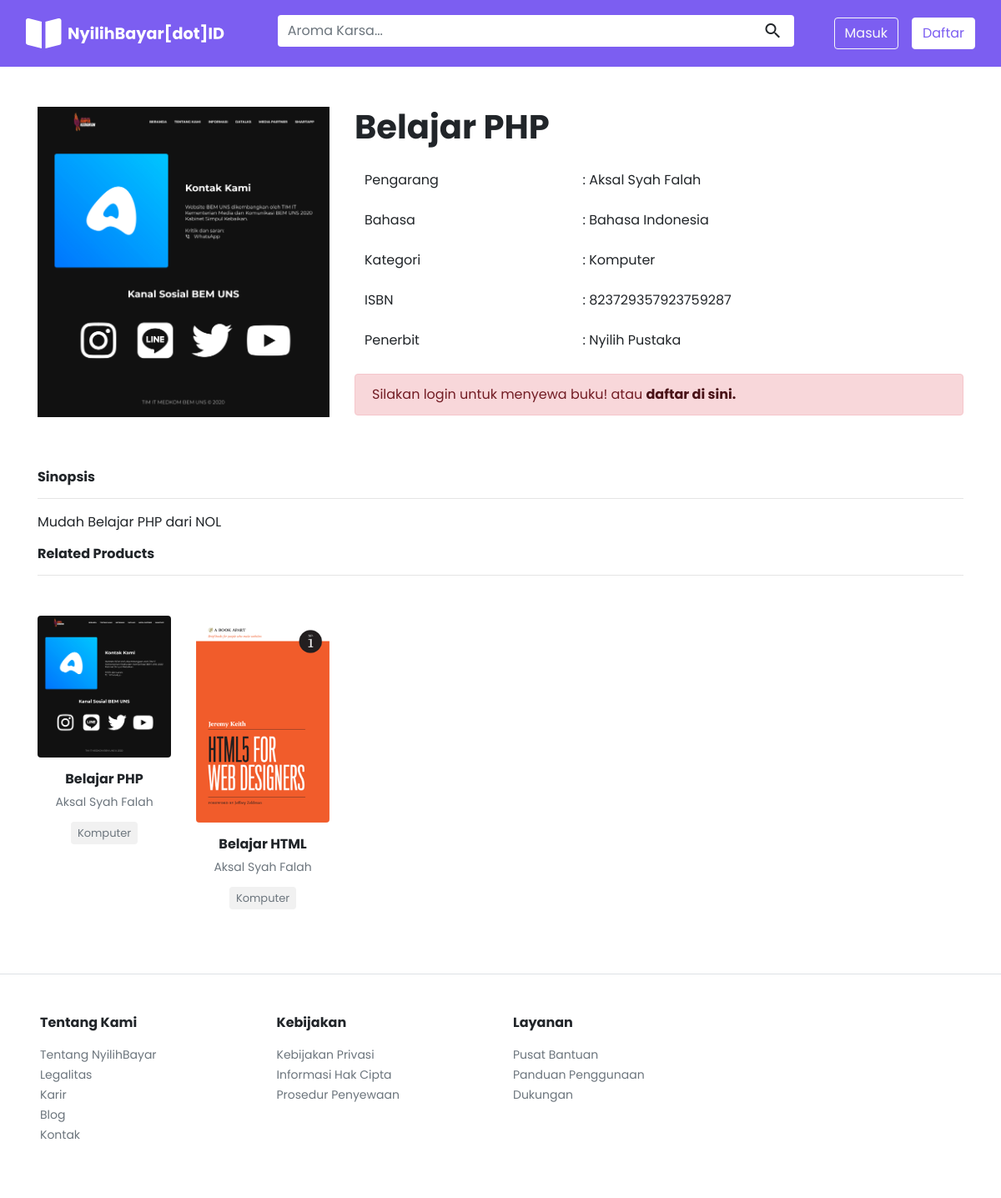
The app's page /detail_buku.php?idbuku=B2101001 with its own data.
### tables this page shows
CREATE TABLE `tb_buku` (
  `buku_id` char(8) NOT NULL,
  `buku_judul` varchar(256) NOT NULL,
  `buku_isbn` varchar(18) NOT NULL,
  `kategori_id` char(8) NOT NULL,
  `pengarang_id` char(8) NOT NULL,
  `penerbit_id` char(8) NOT NULL,
  `bahasa_id` char(8) NOT NULL,
  `buku_tahun_terbit` year(4) NOT NULL,
  `buku_sinopsis` text NOT NULL,
  `buku_cover` varchar(24) NOT NULL,
  `buku_status` int(1) NOT NULL
);

CREATE TABLE `tb_pengarang` (
  `pengarang_id` char(8) NOT NULL,
  `pengarang_nama` varchar(32) NOT NULL
);

CREATE TABLE `tb_bahasa` (
  `bahasa_id` char(8) NOT NULL,
  `bahasa_nama` varchar(16) NOT NULL
);

CREATE TABLE `tb_kategori` (
  `kategori_id` char(8) NOT NULL,
  `kategori_nama` varchar(16) NOT NULL
);

CREATE TABLE `tb_penerbit` (
  `penerbit_id` char(8) NOT NULL,
  `penerbit_nama` varchar(32) NOT NULL,
  `penerbit_kota` varchar(16) NOT NULL
);

### detail_buku.php (the view, shortened to what this page needs)
<?php if (isset($_GET['idbuku'])):?>
<?php if ($_GET['idbuku'] != ""):?>
<?php
    require 'templates\header.php';
    require 'modules\koneksi.php';
    $idbuku= $_GET['idbuku'];
    $sql="SELECT * FROM tb_buku WHERE buku_id='$idbuku'";
    $result = mysqli_query($conn, $sql);
    $idkategoriforrelated = "";
    $idpaket = "";
?>
<?php if (mysqli_num_rows($result) > 0):?>
<?php while($row = mysqli_fetch_assoc($result)): ?>
<div class="container">
    <div class="row pt-5 pb-5">
        <div class="col-md-4">
            <img class="img-fluid" src="assets/img/books/<?php echo $row['buku_cover']; ?>">
        </div>
        <div class="col-md-8">
            <h1 class="mb-3"><?php echo $row['buku_judul'] ?></h1>
            <table class="table table-borderless">
                <tr>
                    <td>Pengarang</td>
                    <td>:
                        <?php
                        $bukupengarangid = $row['pengarang_id'];
                        $sqlpengarang = "SELECT pengarang_nama FROM tb_pengarang WHERE pengarang_id='$bukupengarangid'";
                        $namapengarang = mysqli_fetch_assoc(mysqli_query($conn, $sqlpengarang));
                        echo $namapengarang['pengarang_nama'];
                        ?>
                    </td>
                </tr>
                <tr>
                    <td>Bahasa</td>
                    <td>:
                        <?php
                        $bahasabuku = $row['bahasa_id'];
                        $sqlbahasa = "SELECT bahasa_nama FROM tb_bahasa WHERE bahasa_id='$bahasabuku'";
                        $namabahasa = mysqli_fetch_assoc(mysqli_query($conn, $sqlbahasa));
                        echo $namabahasa['bahasa_nama'];
                        ?>
                    </td>
                </tr>
                <tr>
                    <td>Kategori</td>
                    <td>:
                        <?php
                         $kategoriid = $row['kategori_id'];
                         $idkategoriforrelated = $row['kategori_id'];
                         $sqlkategori = "SELECT kategori_nama FROM tb_kategori WHERE kategori_id='$kategoriid'";
                         $namakategori = mysqli_fetch_assoc(mysqli_query($conn, $sqlkategori));
                         echo $namakategori['kategori_nama'];
                        ?>
                    </td>
                </tr>
                <tr>
                    <td>ISBN</td>
                    <td>:
                        <?php echo $row['buku_isbn'] ?>
                    </td>
                </tr>
                <tr>
                    <td>Penerbit</td>
                    <td>:
                        <?php
                         $penerbitbuku = $row['penerbit_id'];
                         $sqlpenerbit = "SELECT penerbit_nama FROM tb_penerbit WHERE penerbit_id='$penerbitbuku'";
                         $namapenerbit = mysqli_fetch_assoc(mysqli_query($conn, $sqlpenerbit));
                         echo $namapenerbit['penerbit_nama'];
                        ?>
                    </td>
                </tr>
            </table>
            <?php if(isset($_SESSION['idpenyewa'])): ?>
            <?php if(mysqli_num_rows(mysqli_query($conn, $sql_cek_transaksi)) > 0 ): ?>
            <form action="detail_transaksi.php" method="POST" class="float-right">
                <input type="hidden" name="transaksi_id" value="<?php echo $get_transaksi['transaksi_id']; ?>">
                <button type="submit" class="btn-primary btn">Lihat Detail Transaksi</button>
            </form>
            <?php else: ?>
            <form action="modules/sewa.php" method="POST" class="float-right">
                <input type="hidden" name="idpenyewa" value="<?php echo $_SESSION['idpenyewa']?>">
                <input type="hidden" name="idbuku" value="<?php echo $idbuku; ?>">
                <input type="hidden" name="idpaket" value="<?php echo $idpaket; ?>">
                <button type="submit" class="btn-primary btn">Sewa</button>
            </form>
            <?php endif; ?>
            <?php else: ?>
            <div class="alert alert-danger">Silakan login untuk menyewa buku! atau <a href="pendaftaran/index.php" class="alert-link">daftar di sini.</a></div>
            <?php endif; ?>
        </div>
    </div>
    <h6>Sinopsis</h6>
    <hr>
    <p class="mb-8"><?php echo $row['buku_sinopsis']; ?></p>
    <h6>Related Products</h6>
    <hr>
</div>
<?php endwhile; ?>
<?php endif; ?>
<?php
    $sqlrelated = "SELECT buku_id, buku_judul, pengarang_id, kategori_id, buku_cover FROM tb_buku WHERE kategori_id='$idkategoriforrelated'";
    require 'templates\related-products.php';
    require 'templates\footer.php';
?>
<?php
else:
    header('Location:index.php ');
endif; ?>
<?php
else:
    header('Location:index.php ');
endif; ?>

### templates/related-products.php
<?php
    $resultrelated = mysqli_query($conn, $sqlrelated);
?>
<?php if (mysqli_num_rows($resultrelated) > 0):?>
<div class="container mt-5 mb-5">
    <div class="row">
        <?php while($rowrelated = mysqli_fetch_assoc($resultrelated)): ?>
        <div class="col-md-2 mb-md-3">
            <a href="detail_buku.php?idbuku=<?php echo $rowrelated['buku_id']; ?>" >
                <figure class="figure text-center">
                    <img src="assets/img/books/<?php echo $rowrelated['buku_cover']; ?>" class="figure-img img-fluid rounded">
                    <h6 class="mt-2 book__list-title"><?php echo $rowrelated['buku_judul'] ?></h6>
                    <figcaption class="figure-caption">
                        <p class="book__list-author">
                        <?php
                        $bukupengarangid = $rowrelated['pengarang_id'];
                        $sqlpengarang = "SELECT pengarang_nama FROM tb_pengarang WHERE pengarang_id='$bukupengarangid'";
                        $namapengarang = mysqli_fetch_assoc(mysqli_query($conn, $sqlpengarang));
                        ?>
                             <?php echo $namapengarang['pengarang_nama'];?>
                        </p>
                        <span class="book__list-category rounded">
                        <?php
                         $kategoriid = $rowrelated['kategori_id'];
                         $sqlkategori = "SELECT kategori_nama FROM tb_kategori WHERE kategori_id='$kategoriid'";
                         $namakategori = mysqli_fetch_assoc(mysqli_query($conn, $sqlkategori));
                        ?>
                            <?php echo $namakategori['kategori_nama']; ?>
                        </span>
                    </figcaption>
                </figure>
            </a>
        </div>
        <?php endwhile; ?>
    </div>
</div>
        <?php endif;?>

### assets/css/style.css (style rules this page uses)
body { font-family: "Poppins", sans-serif; }
h1, h2, h3, h4, h5, h6 { font-weight: bold; }
.book__list-title { color: #212529; }
.book__list-author { font-size: 14px; }
.book__list-category { font-size: 13px; }
.book__list-category { padding: 4px 8px; background-color: #f1f1f1; }

### records on screen
tb_buku: buku_cover (picture), buku_judul "Belajar PHP", pengarang.pengarang_nama "Aksal Syah Falah", bahasa.bahasa_nama "Bahasa Indonesia", kategori.kategori_nama "Komputer", buku_isbn "823729357923759287", penerbit.penerbit_nama "Nyilih Pustaka", buku_sinopsis "Mudah Belajar PHP dari NOL"
tb_buku: buku_cover (picture), buku_judul "Belajar HTML", pengarang.pengarang_nama "Aksal Syah Falah", kategori.kategori_nama "Komputer"
